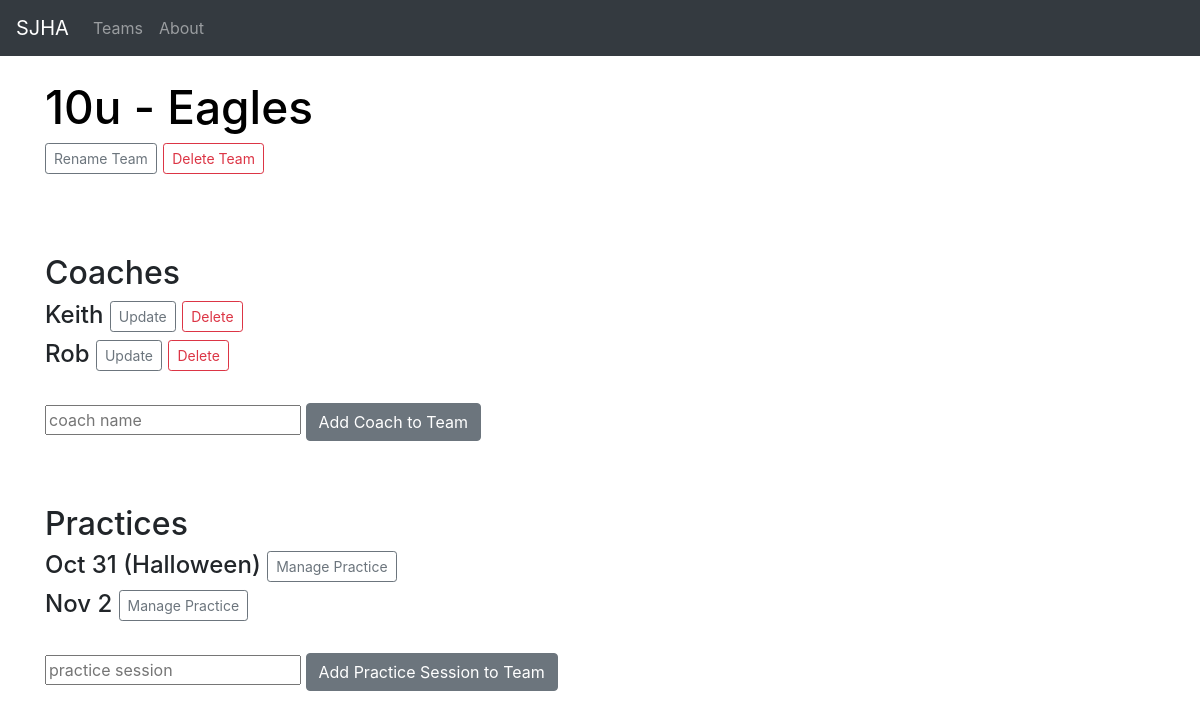
Page /manageteam/3 on the committed database.
### app.py (models this page shows, shortened)
class Teams(db.Model):
    id = db.Column(db.Integer, primary_key=True)
    name = db.Column(db.String(200), nullable=False)
    date_created = db.Column(db.DateTime, default=datetime.utcnow)

class Coaches(db.Model):
    id = db.Column(db.Integer, primary_key=True)
    name = db.Column(db.String(200), nullable=False)
    date_created = db.Column(db.DateTime, default=datetime.utcnow)
    team_id = db.Column(db.Integer)

class Practices(db.Model):
    id = db.Column(db.Integer, primary_key=True)
    name = db.Column(db.String(200), nullable=False)
    date_created = db.Column(db.DateTime, default=datetime.utcnow)
    team_id = db.Column(db.Integer)

### app.py (the view)
@app.route('/manageteam/<int:team_id>', methods=['POST', 'GET'])
def manageteam(team_id):
    team = Teams.query.get_or_404(team_id)
    coaches = Coaches.query.filter(Coaches.team_id == team_id)
    practices = Practices.query.filter(Practices.team_id == team_id)
    return render_template('manageteam.html',team=team, coaches=coaches, practices=practices)

### templates/manageteam.html (shortened to what this page needs)
{% extends 'base.html' %}
{% block content %}
    <div class="container">
     <h1>{{team.name}}</h1>
     <h4>
            <a href="/teamupdate/{{team.id}}" class="btn btn-outline-secondary btn-sm">Rename Team</a>
            <a href="/teamdelete/{{team.id}}" class="btn btn-outline-danger btn-sm">Delete Team</a>
        </h4>
    <br/>
    <br/><br/>
    <h2>Coaches</h2>
         {% for coach in coaches %}
         <h4>
              {{coach.name}}
              <a href="/coachupdate/{{coach.id}}" class="btn btn-outline-secondary btn-sm">Update</a>
              <a href="/coachdelete/{{coach.id}}" class="btn btn-outline-danger btn-sm">Delete</a>
         </h4>
         {% endfor %}
         <br/>
         <form action="/coachadd/{{team.id}}" METHOD="POST">
           <input type="text" placeholder="coach name" name="name">
           <input type="submit" value="Add Coach to Team" class="btn btn-secondary">
           <br/>
         </form>
         <br/>
         <br/>
    <h2>Practices</h2>
         {% for practice in practices %}
         <h4>
              {{practice.name}}
              <a href="/managepractice/{{team.id}}/{{practice.id}}" class="btn btn-outline-secondary btn-sm">Manage Practice</a>
         </h4>
        {% endfor %}
         <br/>
         <form action="/practiceadd/{{team.id}}" METHOD="POST">
           <input type="text" placeholder="practice session" name="name">
           <input type="submit" value="Add Practice Session to Team" class="btn btn-secondary">
           <br/>
         </form>
    </div>
{% endblock %}

### static/css/style.css (style rules this page uses)
h1 { color:black; font-size:46px; }
body { background: white; }

### rows in the picture
Teams: name "10u - Eagles"
Coaches: name "Keith"
Coaches: name "Rob"
Practices: name "Oct 31 (Halloween)"
Practices: name "Nov 2"
